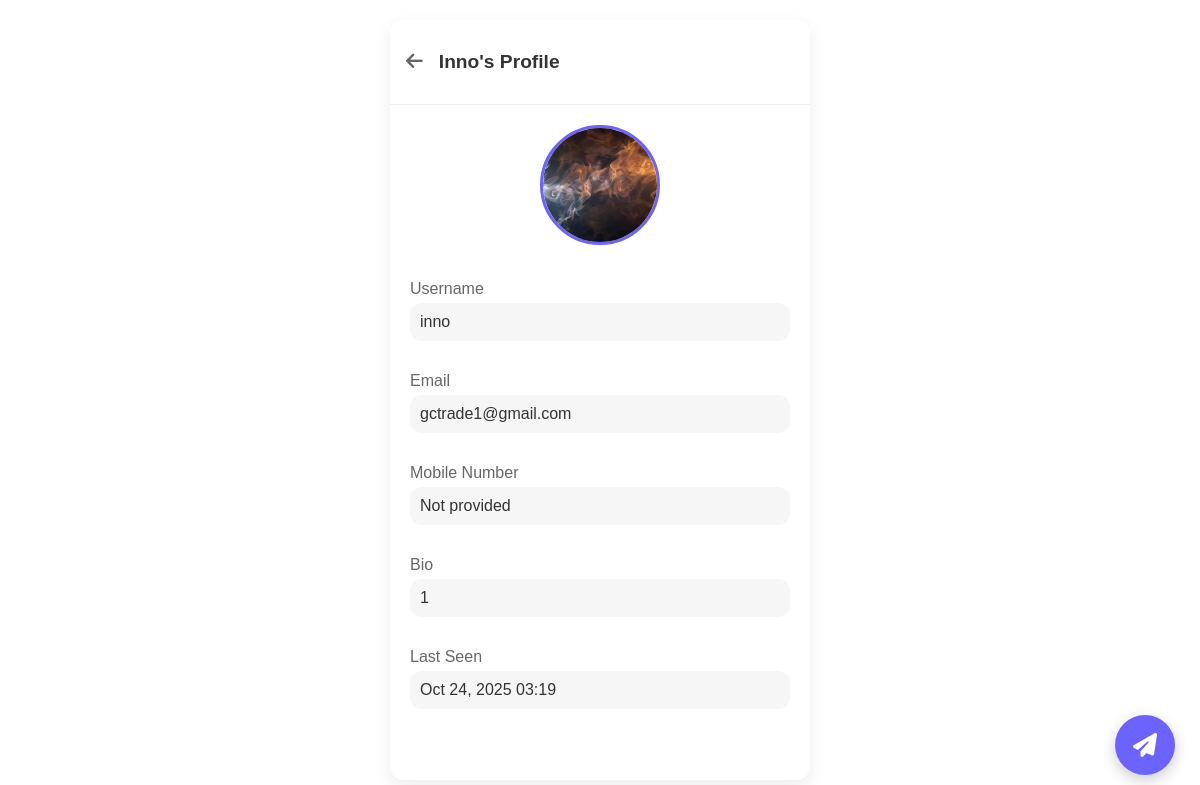
The app's page /profile/inno/ (signed in) with its own data.
### bytechatapp/models.py (models this page shows, shortened)
class CustomUser(AbstractUser):
    profile_img = models.ImageField(upload_to="profile_images", default="blank.webp")
    mobile_number = models.CharField(max_length=15, blank=True, null=True)
    bio = models.TextField()
    last_seen = models.DateTimeField(default=timezone.now)
    is_online = models.BooleanField(default=False)

### bytechatapp/views.py (the view)
# urls.py: path('profile/<str:username>/', views.view_profile, name='view_profile'),
@login_required
def view_profile(request, username):
    user_to_view = get_object_or_404(CustomUser, username=username)
    return render(request, "view_profile.html", {
        "user_to_view": user_to_view
    })

### templates/view_profile.html (shortened to what this page needs)
{% load static %}
<!DOCTYPE html>
<html lang="en">
<head>
    <link rel="stylesheet" href="{% static 'css/proview_view.css' %}">
    <link rel="stylesheet" href="https://cdnjs.cloudflare.com/ajax/libs/font-awesome/6.5.0/css/all.min.css" />
</head>
<body>
<section class="chat-page">
    <header class="profile-header">
        <a href="{% url 'frontpage' %}" class="back"><i class="fa fa-arrow-left"></i></a>
        <h3>{{ user_to_view.username|capfirst }}'s Profile</h3>
    </header>
    <div class="profile-container view-only">
        <div class="profile-image-section">
            <img src="{{ user_to_view.profile_img.url }}" alt="{{ user_to_view.username }}">
        </div>
        <div class="form-group">
            <label>Username</label>
            <p>{{ user_to_view.username }}</p>
        </div>
        <div class="form-group">
            <label>Email</label>
            <p>{{ user_to_view.email }}</p>
        </div>
        <div class="form-group">
            <label>Mobile Number</label>
            <p>{{ user_to_view.mobile_number|default:"Not provided" }}</p>
        </div>
        <div class="form-group">
            <label>Bio</label>
            <p>{{ user_to_view.bio|default:"No bio available." }}</p>
        </div>
        <div class="form-group">
            <label>Last Seen</label>
            <p>
                {% if user_to_view.is_online %}
                    <span style="color:green;">Online now</span>
                {% else %}
                    {{ user_to_view.last_seen|date:"M d, Y H:i" }}
                {% endif %}
            </p>
        </div>
    </div>
    <a href="{% url 'chat_view' username=user.username contact=user_to_view.username %}" class="send-message-btn" title="Send Message">
        <i class="fa fa-paper-plane"></i>
    </a>
</section>
</body>
</html>

### static/css/proview_view.css (style rules this page uses)
:root { --primary: #6c63ff; --light-gray: #f9f9f9; --text-color: #222; --muted: #999; --footer-bg: #ffffff; --active-color: #6c63ff; --shadow: 0 6px 18px rgba(0,0,0,0.08); }
* { box-sizing: border-box; }
body { font-family: 'Poppins', sans-serif; background: #fff; color: var(--text-color); margin: 0; padding: 0; -webkit-font-smoothing: antialiased; }
.chat-page { max-width: 420px; margin: 20px auto; height: calc(100vh - 40px); display: flex; flex-direction: column; background: #fff; border-radius: 14px; box-shadow: var(--shadow); overflow: hidden; position: relative; }
.profile-container.view-only { display: flex; flex-direction: column; gap: 15px; padding: 20px; }
.profile-container.view-only .profile-image-section { display: flex; justify-content: center; margin-bottom: 20px; position: relative; }
.profile-container.view-only .profile-image-section img { width: 120px; height: 120px; border-radius: 50%; object-fit: cover; border: 3px solid #6c63ff; }
.profile-container.view-only .form-group label { font-weight: 500; color: #666; }
.profile-container.view-only .form-group p { background: #f6f6f6; padding: 10px; border-radius: 12px; color: #333; margin-top: 5px; }
.profile-header { display: flex; align-items: center; gap: 1rem; padding: 12px 16px; background: #fff; border-bottom: 1px solid #eee; position: sticky; top: 0; z-index: 10; }
.profile-header h3 { font-size: 1.2rem; font-weight: 600; color: #333; }
.profile-header .back i { font-size: 1.2rem; color: #666; cursor: pointer; }
.send-message-btn { position: fixed; bottom: 25px; right: 25px; background: #6c63ff; color: white; width: 60px; height: 60px; border-radius: 50%; display: flex; justify-content: center; align-items: center; font-size: 1.5rem; box-shadow: 0 5px 15px rgba(0,0,0,0.2); cursor: pointer; transition: background 0.3s; text-decoration: none; }

### records on screen
CustomUser: username "Inno", profile_img (picture), username "inno", email "gctrade1@gmail.com", mobile_number "Not provided", bio "1", last_seen "Oct 24, 2025 03:19"
